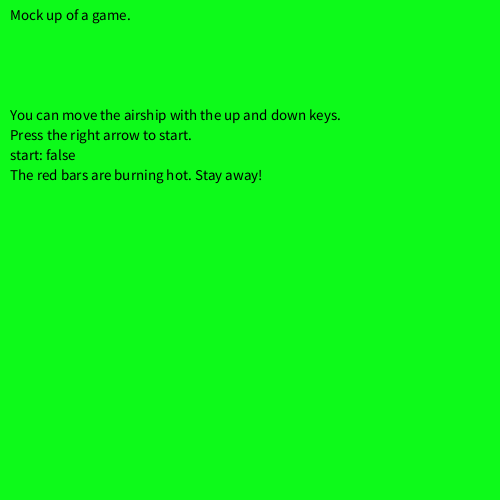
Frame 1 (no input)
Frame 60 (the mouse pressed at the canvas centre just before this capture): identical to frame 1, image omitted
Frame 120 (the mouse held since frame 60 and released just before this capture): identical to frame 1, image omitted

The Processing sketch that drew this single still picture (run headless with seeded random() and noise(); from frame 60 on, the mouse is pressed at the canvas centre):

// Processing sketch: processing_107074
// ── processing_107074.pde

ground a = new ground(0);
ground b = new ground(420);
ground c = new ground(840);
bird ni = new bird();
bird ichi = new bird();
bird san = new bird();
bird shi = new bird();
bird go = new bird();
boolean switchscene = false;
boolean start = false;
int health = 115;
int x1 = 40;
int x2 = 40;
int x3 = 140;
int y1 = 80;
int y2 = 100;
int y3 = 90;


void setup(){
  size(500,500);
}

void draw(){
  strokeWeight(5);
 if (start == false){
 scene0();
 }
 else if (start == true){
   if(switchscene == false){
     scene1();
   }
   else{
     scene2();
   }
   if(health <= 0){
     gameover();
   }
 }


//fill(0);
//textSize(10);
//text("a.h: " + a.h,50,50);
//text("b.h: " + b.h,50,60);
//text("c.h: " + c.h,50,70);
//text("Start: " + start,50,80);
//text("Switchscene: " + switchscene,50,90);

if (keyPressed){
if(keyCode == DOWN){
y1 = y1 + 5;
y2 = y2 + 5;
y3 = y3 + 5;
}
else if(keyCode == UP){
y1 = y1 - 5;
y2 = y2 - 5;
y3 = y3 - 5;
}
else if(keyCode == RIGHT){
start = true;
}
}

}
void mousePressed(){
if (switchscene == true){
switchscene = false;
}
else{
switchscene = true;
}
}

class bird{
  int xp = 450;
  int yp = int(random(10,400));
  int xdifference;
  int ydifference;
  int speed = int(random(3,10));
  
  bird(){}
  
  void display(){
  fill(250,36,13);
  rect(xp,yp,60,20);
  }
  
  void move(){
    xdifference = x3 - xp;
   ydifference = y3 - yp;
    if (xp >= -70){
    xp = xp - speed;
    }
    else{
      xp = 500;
      yp = int(random(10,350));
      speed = int(random(3,14));
    }
  }
  
  void collision(){
  if(xdifference <= 40 && (xdifference >= 0) && (ydifference <= 40) && (ydifference >=0)){
  health = health -5;
  }
  }


}
class ground{
int xp;
int yp = 350;
int h = 400;

ground(int x){
  xp = x;

}
  
void displayground(){
stroke(0);
strokeWeight(5);
strokeJoin(BEVEL);
rect(xp,yp,h, 400);
}

void moveground(){
stroke(0);
xp = xp - 5;
if (xp < - 900){
xp = 510;
h = int(random(300,360));
}
}

}
void displayer(){
stroke(0);
strokeJoin(BEVEL);
strokeWeight(3);
fill(7,89,131);
triangle(x1,y1,x2,y2,x3,y3);
}

void displayer2(){
stroke(0);
fill(210,31,234);
strokeJoin(BEVEL);
strokeWeight(3);
triangle(x1,y1,x2,y2,x3,y3);
}

void scene1(){
background(19,184,232);
displayer();
fill(41,108,5);
a.displayground();
b.displayground();
c.displayground();
ichi.display();
ichi.collision();
ni.display();
ni.collision();
san.display();
san.collision();
shi.display();
shi.collision();
go.display();
go.collision();
a.moveground();
b.moveground();
c.moveground();
ichi.move();
ni.move();
san.move();
shi.move();
go.move();
textSize(15);
fill(0);
text("Scene 1",10,20);
text("Health: " + health, 10,40);
//text("Xdifference:" + ichi.xdifference, 10,50);
//text("Xdifference:" + ni.xdifference, 10,65);
//text("Xdifference:" + san.xdifference, 10,85);
//text("Ydifference:" + ichi.ydifference, 10,95);
//text("Ydifference:" + ni.ydifference, 10,105);
//text("Ydifference:" + san.ydifference, 10,115);
//the sun
fill(250,250,13);
noStroke();
ellipse(500,5,50,50);
}

void scene2(){
strokeWeight(5);
background(35,15,131);
displayer2();
fill(41,108,5);
a.displayground();
b.displayground();
c.displayground();
ichi.display();
ichi.collision();
ni.display();
ni.collision();
san.display();
san.collision();
a.moveground();
b.moveground();
c.moveground();
ichi.move();
ni.move();
san.move();
textSize(15);
fill(255);
text("Scene 2",10,20);
text("Health: " + health, 10,40);
//the moon
fill(255);
noStroke();
ellipse(500,5,50,50);
}

void scene0(){
  start = false;
background(13,250,26);
fill(0);
textSize(15);
text("Mock up of a game.", 10,20);
text("You can move the airship with the up and down keys.",10,120);
text("Press the right arrow to start.", 10,140);
text("The red bars are burning hot. Stay away!", 10,180);
text("start: " + start , 10, 160);
}

void gameover(){
background(19,184,232);
textSize(25);
text("Game over. :(",50,50);
text("Reload the screen to play again.",50,100);
}
